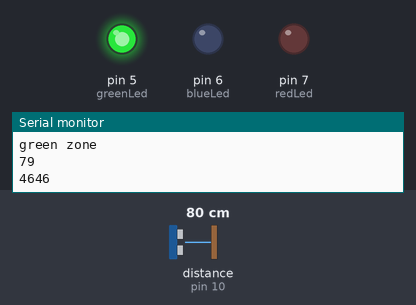
Bench run of a sketch on a simulated Arduino Uno, built with avr-gcc and run on an emulated ATmega328P. Parts: output pins drawn as LEDs (lit = HIGH), the last lines printed to the serial monitor. Wiring (inferred from the names in the program): ultrasonic range finder: trigger pin 9; echo pin 10. The test bench sets the inputs (shaded band); at power-on: distance to the obstacle (sensor on pin 10) 80 cm. The echo pulse lasts 58.3 µs per cm; pins used as bus, display or sensor lines are not drawn.

Above: at 1.2 s.
1.3 s: distance to the obstacle (sensor on pin 10) set to 2 cm
At 2.3 s:
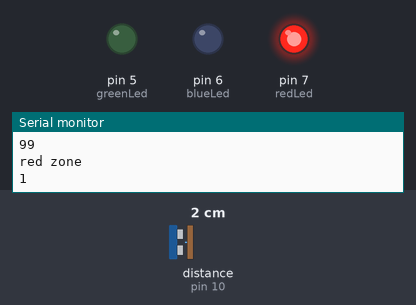
2.8 s: distance to the obstacle (sensor on pin 10) set to 18 cm
At 3.7 s:
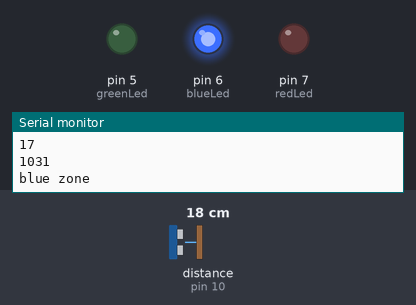
4.3 s: distance to the obstacle (sensor on pin 10) set to 120 cm
At 5.2 s:
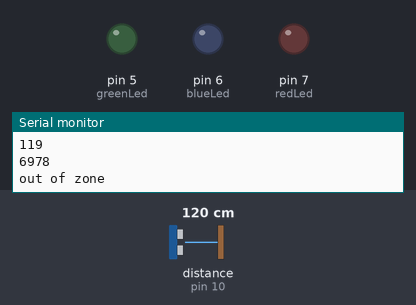
5.8 s: distance to the obstacle (sensor on pin 10) set to 105 cm
8.8 s: distance to the obstacle (sensor on pin 10) set to 95 cm
At 9.5 s:
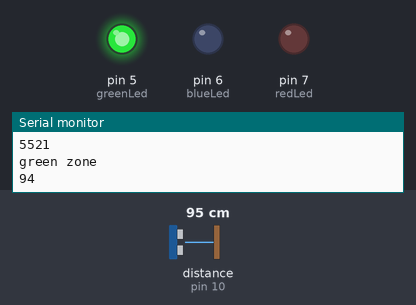
11.8 s: distance to the obstacle (sensor on pin 10) set to 4 cm
At 12.8 s:
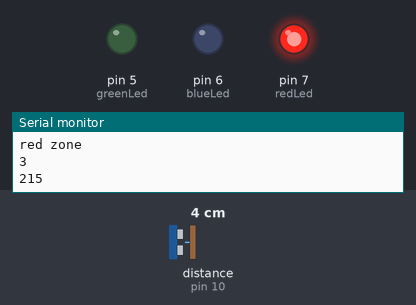
Timing chart, 0 to 14.3 s (numbered marks = the images above; inputs shaded):
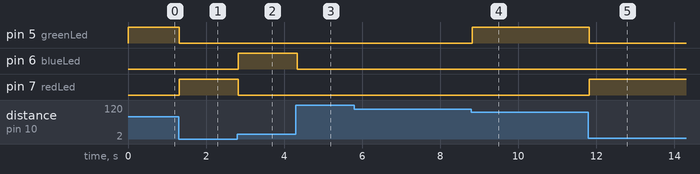

The sketch:

parking_assistance_with_HCSR04.ino
```cpp
#define redLed 7
#define blueLed 6
#define greenLed 5
#define trig 9
#define echo 10


long duration;
  int distance;


void setup() {
  // put your setup code here, to run once:
  Serial.begin(9600);
  pinMode(redLed,OUTPUT);
  pinMode(blueLed,OUTPUT);
  pinMode(greenLed,OUTPUT);
  pinMode(echo,INPUT);

  pinMode(trig,OUTPUT);
}

void loop() {

  digitalWrite(trig,LOW);
  delayMicroseconds(2);
  digitalWrite(trig,HIGH);
  delayMicroseconds(10);
  digitalWrite(trig,LOW);
  duration = pulseIn(echo,HIGH);
  distance = (duration*0.0343)/2;
  Serial.println(distance);
  Serial.println(duration);
  if(distance<10){
    digitalWrite(redLed,HIGH);
    digitalWrite(blueLed,LOW);
    digitalWrite(greenLed,LOW);
    Serial.println("red zone");

  }
  else if((distance>10)&&(distance<30)){
    digitalWrite(redLed,LOW);
    digitalWrite(blueLed,HIGH);
    digitalWrite(greenLed,LOW);
    Serial.println("blue zone");
    //digitalWrite(trig,HIGH);
  }
  else if((distance>30)&&(distance<100)){
    digitalWrite(redLed,LOW);
    digitalWrite(blueLed,LOW);
    digitalWrite(greenLed,HIGH);
    Serial.println("green zone");
    //digitalWrite(trig,HIGH);
  }
  else{
    digitalWrite(redLed,LOW);
    digitalWrite(blueLed,LOW);
    digitalWrite(greenLed,LOW);
    Serial.println("out of zone");
  }


  // put your main code here, to run repeatedly:

}
```

Measured:
- the behaviour switches between 101 and 100 cm on distance to the obstacle (sensor on pin 10) (found by bisection; images 3 and 4)
- after the input at 1.3 s, pin 5 (greenLed): HIGH → LOW at once; pin 7 (redLed): LOW → HIGH at once
- after the input at 2.8 s, pin 6 (blueLed): LOW → HIGH at once; pin 7 (redLed): HIGH → LOW at once
- after the input at 4.3 s, pin 6 (blueLed): HIGH → LOW at once
- after the input at 8.8 s, pin 5 (greenLed): LOW → HIGH at once
- after the input at 11.8 s, pin 5 (greenLed): HIGH → LOW at once; pin 7 (redLed): LOW → HIGH at once
